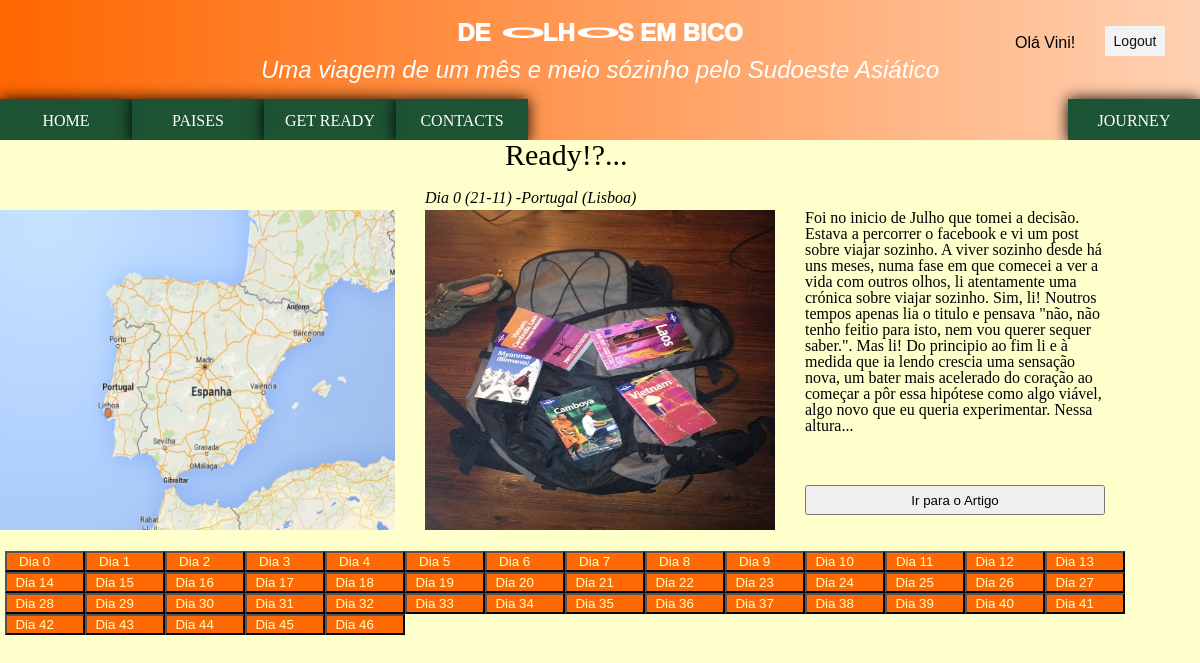
/paginasweb/journey.php (signed in), run on the app's committed database.
### tables this page shows
CREATE TABLE `artigos` (
  `idblog` int(11) NOT NULL,
  `dia` int(20) NOT NULL,
  `title` varchar(100) NOT NULL,
  `location` varchar(100) NOT NULL,
  `content` text NOT NULL,
  `imgmapa` varchar(100) NOT NULL,
  `imgartigo` varchar(100) NOT NULL,
  `maplocation` varchar(100) DEFAULT NULL,
  `mapcountry` varchar(100) NOT NULL
);

### paginasweb/journey.php (the view, shortened to what this page needs)
<?php
  include_once '../includes/header.php';
      include '../includes/config.php';
?>
<!DOCTYPE html>
<html lang="en">
<head>
   <link href="../css/styles.css" type="text/css" rel="stylesheet">
<body>
  <div class="journey">
  <?php
 $sql = "SELECT * FROM artigos";
 $result = mysqli_query($connection, $sql);
function descricao($x, $length){
  if(strlen($x)<=$length)
  {
    echo $x;
  }
  else
  {
    $y=substr($x,0,$length) . '...';
    echo $y;
  };
};
$i=0;
 while($row = mysqli_fetch_row($result)){
  if ($i==0) { ?>
   <div  class="artigoCorrente artigoDiasTodos">
 <?php } else { ?>
  <div  class="artigoDiasTodos">
  <?php } ?>
             <img class="mapa" src="<?php echo $row[5]; ?>"/>
             <div class="titulo"><?php echo $row[2]; ?></div>
             <div class="local"><?php echo $row[3]; ?></div>
             <img class="imgArtigo" src="<?php echo $row[6]; ?>"/>
             <div class="descricao"><?php descricao($row[4], 600); ?> </div>
              <a  href="artigos.php?dia=<?php echo $row[1]; ?>"><button class="linkArtigo">Ir para o Artigo</button></a>
      </div>
<?php
 $i++;}
    ?>
       </div>
<div class="botaoDia">
  <?php
  $sql = "SELECT max(idblog) maxidblog FROM artigos WHERE 1";
 $result = mysqli_query($connection, $sql);
 $row = mysqli_fetch_assoc($result);
  for ($i=0; $i < $row["maxidblog"]; $i++) {
    if ($i==0) {
       echo "<button class='botaoCorrente'>Dia $i</button>";
     } else {
      echo "<button>Dia $i</button>";
     }
  }
    ?>
       </div>
</body>
</html>

### css/styles.css (style rules this page uses)
html, body, div, span, object, iframe, h1, h2, h3, h4, h5, h6, p, blockquote, pre, abbr, address, cite, code, del, dfn, em, img, ins, kbd, q, samp, small, strong, sub, sup, var, b, i, dl, dt, dd, ol, ul, li, fieldset, form, label, legend, table, caption, tbody, tfoot, thead, tr, th, td, article, aside, canvas, details, figcaption, figure, footer, header, hgroup, menu, nav, section, summary, time, mark, audio, video { margin:0; padding:0; border:0; outline:0; font-size:100%; vertical-align:baseline; background:transparent; }
body { line-height:1; }
a { margin:0; padding:0; font-size:100%; vertical-align:baseline; background:transparent; }
.journey { position: relative; height:281px; width:550px; margin:0 auto 10px; }
.journey .artigoDiasTodos { display: none; margin-left: 100px; }
.journey .artigoCorrente { display: block; }
.journey .imgArtigo { position:absolute; height: 320px; width: 350px; left:100px; top: 70px; cursor:pointer; }
.journey .mapa { position:absolute; height: 320px; width: 400px; right: 480px; top: 70px; z-index:1; transition:all 1.8s ease; }
.titulo { position: absolute; font-family: Times, "Times New Roman", Georgia, serif; font-size: 30px; left: 180px; width: 380px; }
.local { position: absolute; text-align: center; font-style: italic; top: 50px; left: 100px; }
.descricao { position: absolute; left:460px; width: 300px; top:50px; padding: 20px; }
.botaoDia { position: relative; width:1150px; margin: 0 auto; top:120px; right: 20px; }
.botaoDia button { width:80px; background-color: #ff6904; color: #ffffcc; padding-right:2em; cursor:pointer; }
.journey .linkArtigo { position: absolute; top:345px; left:480px; width: 300px; height: 30px; text-align: center; cursor: pointer; }

### paginasweb/journey.php (style rules this page uses)
body { width: 100%; height:700px; background-color: rgb(255, 255, 204); background-size: cover; overflow: hidden; }

### data on the page
artigos: imgmapa (picture), title "Ready!?...", location "Dia 0 (21-11) -Portugal (Lisboa)", content "Foi no inicio de Julho que tomei a decisão. Estava a percorrer o facebook e vi um post sobre viajar sozinho. A viver sozinho desde há uns meses, numa fase em que comecei a ver a vida com outros olhos, li atentamente uma crónica sobre viajar sozinho. Sim, li! Noutros tempos apenas lia o titulo e pensava \"não, não tenho feitio para isto, nem vou querer sequer saber.\". Mas li! Do principio ao fim li e à medida que ia lendo crescia uma sensação nova, um bater mais acelerado do coração ao começar a pôr essa hipótese como algo viável, algo novo que eu queria experimentar. Nessa altura..."

### other printed values
$_SESSION['nickname'] "Vini"
